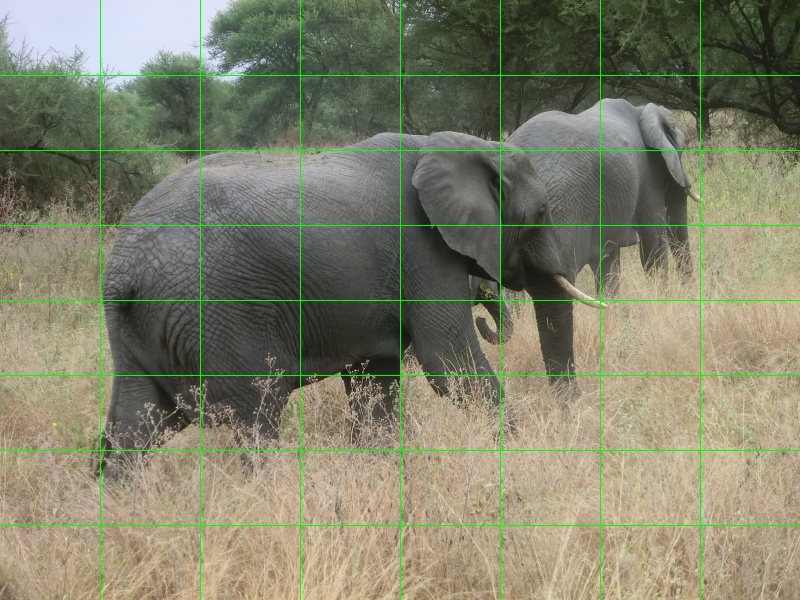
#> input picture resized_images/CIMG0060.JPG, 800 x 600 px
$ python -i final.py   (imports and definitions only)   (older library calls are emulated)
#> lines starting #> are read from the running program, lines starting #| are printed output that depends on the picture; after the words box and inside, x2 and y2 are one past the last pixel; in counts of white or black regions, pixels touching at a corner belong together
import os, csv, glob
from pathlib import Path
import numpy as np
import pandas as pd
import cv2

from skimage.feature import hog
from sklearn.preprocessing import StandardScaler
from sklearn.ensemble import RandomForestClassifier
from sklearn.metrics import classification_report, confusion_matrix
from sklearn.model_selection import train_test_split

import matplotlib.pyplot as plt
import seaborn as sns
from tqdm import tqdm

# -------------------
# CONFIG
# -------------------
IMG_W, IMG_H = 800, 600
GRID_W, GRID_H = 8, 8
CELL_W, CELL_H = IMG_W // GRID_W, IMG_H // GRID_H  # 100x75

DATA_DIR   = Path(".")
IMG_DIR    = DATA_DIR / "resized_images"        # folder with 800x600 images
LABEL_CSV  = DATA_DIR / "grid_overlaps.csv"     # columns: image_name, grid_indices
OUT_DIR    = DATA_DIR / "balanced_outputs"
# [1 line not run here, left out]

RANDOM_SEED = 42
POS_ONE_BASED = False   # set True if your CSV indices are 1..64 instead of 0..63

# -------------------
# HELPERS
# -------------------
# [39 lines left out: functions find_image_case_insensitive, read_labels_map, not called in this run]

# -------------------
# FEATURES (exactly as your model)
# -------------------
class BalancedFeatureExtractor:
    def __init__(self):
        self.cell_width  = CELL_W
        self.cell_height = CELL_H

    def split_into_grid(self, image_rgb):
        cells = []
        for row in range(GRID_H):
            for col in range(GRID_W):
                y1 = row * self.cell_height
                y2 = y1 + self.cell_height
                x1 = col * self.cell_width
                x2 = x1 + self.cell_width
                cell = image_rgb[y1:y2, x1:x2]
                cells.append(cell)
        return cells

    def extract_balanced_hog_features(self, cell_rgb):
        gray = cv2.cvtColor(cell_rgb, cv2.COLOR_RGB2GRAY)
        feat = hog(gray,
                   orientations=8,            # same as your code
                   pixels_per_cell=(16, 16),  # "
                   cells_per_block=(2, 2),    # "
                   block_norm='L2-Hys',
                   transform_sqrt=True,
                   feature_vector=True)
        return feat

    def extract_essential_color_features(self, cell_rgb, bins=16):
        feats = []
        hsv = cv2.cvtColor(cell_rgb, cv2.COLOR_RGB2HSV)
        for i in range(3):
            hist = cv2.calcHist([hsv], [i], None, [bins], [0, 256])
            hist = cv2.normalize(hist, hist).flatten()
            feats.extend(hist)
        h, s, v = cv2.split(hsv)
        feats.extend([np.mean(h), np.std(h),
                      np.mean(s), np.std(s),
                      np.mean(v), np.std(v)])
        rg = np.abs(cell_rgb[:, :, 0].astype(float) - cell_rgb[:, :, 1].astype(float))
        colorfulness = np.std(rg)
        feats.append(colorfulness)
        return np.array(feats, dtype=np.float32)

    def extract_key_edge_features(self, cell_rgb):
        gray = cv2.cvtColor(cell_rgb, cv2.COLOR_RGB2GRAY)
        edges = cv2.Canny(gray, 50, 150)
        edge_density = np.sum(edges > 0) / edges.size
        sobelx = cv2.Sobel(gray, cv2.CV_64F, 1, 0, ksize=3)
        sobely = cv2.Sobel(gray, cv2.CV_64F, 0, 1, ksize=3)
        gradient_strength = np.mean(np.sqrt(sobelx**2 + sobely**2))
        return np.array([edge_density, gradient_strength], dtype=np.float32)

    def extract_smart_background_features(self, cell_rgb):
        hsv = cv2.cvtColor(cell_rgb, cv2.COLOR_RGB2HSV)
        h, s, v = cv2.split(hsv)
        green_mask = ((h > 40) & (h < 80) & (s > 60) & (v > 50)).astype(float)
        blue_mask  = ((h > 100) & (h < 140) & (s > 40)).astype(float)
        return np.array([np.mean(green_mask), np.mean(blue_mask)], dtype=np.float32)

    def extract_balanced_features(self, cell_rgb):
        f_hog   = self.extract_balanced_hog_features(cell_rgb)
        f_color = self.extract_essential_color_features(cell_rgb)
        f_edge  = self.extract_key_edge_features(cell_rgb)
        f_back  = self.extract_smart_background_features(cell_rgb)
        return np.concatenate([f_hog, f_color, f_edge, f_back], axis=0)

    def process_image(self, image_path: Path):
#> called with image_path = 'resized_images/CIMG0060.JPG'
        img_bgr = cv2.imread(str(image_path), cv2.IMREAD_COLOR)
#> img_bgr is the input picture: shape (600, 800, 3); mean B, G, R 106.8, 129.2, 128.7
        if img_bgr is None:
            raise ValueError(f"Cannot read image: {image_path}")
        img_rgb = cv2.cvtColor(cv2.resize(img_bgr, (IMG_W, IMG_H)), cv2.COLOR_BGR2RGB)
        cells = self.split_into_grid(img_rgb)
#> after the loop in split_into_grid, `for row in range(GRID_H):`: cells = 64 items
#> cells = 64 items
        feats = [self.extract_balanced_features(c) for c in cells]
#> in extract_essential_color_features, `hsv = cv2.cvtColor(cell_rgb, cv2.COLOR_RGB2HSV)`: hsv: shape (75, 100, 3); mean H, S, V 105.5, 34.3, 226.2
#> after the loop in extract_essential_color_features, `for i in range(3):`: feats = 48 values, max 0.982 at index 47, min 0 at index 0, mean 0.0896
#> in extract_balanced_features, `f_color = self.extract_essential_color_features(cell_rgb)`: f_color = 55 values, max 226.2 at index 52, min 0 at index 0, mean 8.22
#> in extract_key_edge_features, `edges = cv2.Canny(gray, 50, 150)`:
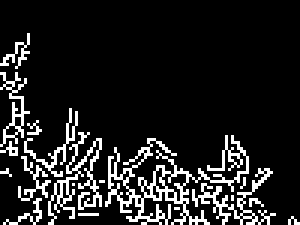
#> edges: shape (75, 100) (shown 3 times larger); 12.6% white in thin lines or dots, all inside (x1, y1, x2, y2) = (0, 11, 100, 75)
#> in extract_key_edge_features, `edge_density = np.sum(edges > 0) / edges.size`: edge_density = 0.126
#> in extract_key_edge_features, `gradient_strength = np.mean(np.sqrt(sobelx**2 + sobely**2))`: gradient_strength = 33.9
#> in extract_balanced_features, `f_edge  = self.extract_key_edge_features(cell_rgb)`: f_edge = [0.126, 33.9]
#> in extract_smart_background_features, `green_mask = ((h > 40) & (h < 80) & (s > 60) & (v > 50)).astype(float)`: green_mask: shape (75, 100) float64; values 0 (black) and 1 (white), 2.4% white; 3 white regions (2 under 20 px), largest, box (x1, y1, x2, y2) and area: (0, 73, 100, 75) 177
#> in extract_smart_background_features, `blue_mask  = ((h > 100) & (h < 140) & (s > 40)).astype(float)`: blue_mask: shape (75, 100) float64; values 0 (black) and 1 (white), 0.17% white in thin lines or dots, all inside (x1, y1, x2, y2) = (5, 15, 77, 66)
#> in extract_balanced_features, `f_back  = self.extract_smart_background_features(cell_rgb)`: f_back = [0.0239, 0.00173]
#> in extract_essential_color_features (call 2), `hsv = cv2.cvtColor(cell_rgb, cv2.COLOR_RGB2HSV)`: hsv: shape (75, 100, 3); mean H, S, V 103.7, 34.4, 232.4
#> the loop in extract_essential_color_features (call 2), `for i in range(3):` made 3 passes
#> hist on pass 1: [0, 0, 0, 632, 533, 211, 1024, 5100, 0, 0, 0, 0, 0, 0, 0, 0]
#> in extract_key_edge_features (call 2), `edges = cv2.Canny(gray, 50, 150)`: edges: shape (75, 100); 7.9% white in thin lines or dots
#> in extract_smart_background_features (call 2), `green_mask = ((h > 40) & (h < 80) & (s > 60) & (v > 50)).astype(float)`: green_mask: shape (75, 100) float64; values 0 (black) and 1 (white), 4.6% white; 6 white regions (5 under 20 px), largest, box (x1, y1, x2, y2) and area: (0, 0, 100, 75) 323
#> in extract_smart_background_features (call 2), `blue_mask  = ((h > 100) & (h < 140) & (s > 40)).astype(float)`: blue_mask: shape (75, 100) float64; values 0 (black) and 1 (white), 0.07% white in thin lines or dots, all inside (x1, y1, x2, y2) = (3, 68, 8, 73)
#> in extract_balanced_hog_features (call 3), `gray = cv2.cvtColor(cell_rgb, cv2.COLOR_RGB2GRAY)`:
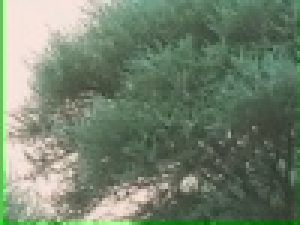
#> cell_rgb: shape (75, 100, 3) (shown 3 times larger); mean of channels 0, 1, 2 108.7, 129.5, 114.3; drawn as B, G, R
#> in extract_balanced_hog_features (call 3), `feat = hog(gray, orientations=8,            # same as your code pixels..`: feat = 480 values, max 0.26 at index 0, min 0.00985 at index 5, mean 0.17
#> call 3 of extract_essential_color_features, with bins = 16
#> in extract_essential_color_features (call 3), `hsv = cv2.cvtColor(cell_rgb, cv2.COLOR_RGB2HSV)`: hsv: shape (75, 100, 3); mean H, S, V 71.3, 50.1, 131.9
#> after the loop in extract_essential_color_features (call 3), `for i in range(3):`: feats = 48 values, max 0.847 at index 3, min 0 at index 0, mean 0.136
#> in extract_essential_color_features (call 3), `h, s, v = cv2.split(hsv)`:
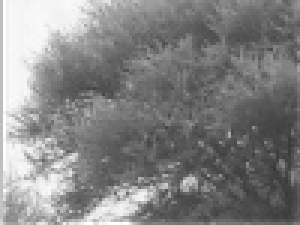
#> v: shape (75, 100) (shown 3 times larger); min 54, max 255, mean 131.9
#> in extract_essential_color_features (call 3), `colorfulness = np.std(rg)`: colorfulness = 16.5
#> in extract_key_edge_features (call 3), `edges = cv2.Canny(gray, 50, 150)`: edges: shape (75, 100); 27.5% white in thin lines or dots
#> in extract_smart_background_features (call 3), `green_mask = ((h > 40) & (h < 80) & (s > 60) & (v > 50)).astype(float)`: green_mask: shape (75, 100) float64; values 0 (black) and 1 (white), 20.1% white; 51 white regions (48 under 20 px), largest, box (x1, y1, x2, y2) and area: (0, 0, 100, 75) 1224, (42, 31, 59, 50) 104, (40, 0, 54, 10) 65
#> in extract_smart_background_features (call 3), `blue_mask  = ((h > 100) & (h < 140) & (s > 40)).astype(float)`: blue_mask: shape (75, 100) float64; values 0 (black) and 1 (white), 0.92% white in thin lines or dots, all inside (x1, y1, x2, y2) = (3, 43, 54, 73)
#> in extract_balanced_hog_features (call 4), `gray = cv2.cvtColor(cell_rgb, cv2.COLOR_RGB2GRAY)`:
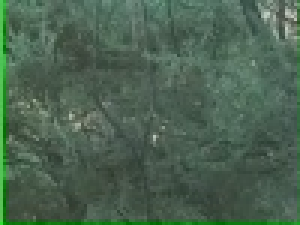
#> cell_rgb: shape (75, 100, 3) (shown 3 times larger); mean of channels 0, 1, 2 80.6, 98.7, 74.7; drawn as B, G, R
#> in extract_balanced_hog_features (call 4), `feat = hog(gray, orientations=8,            # same as your code pixels..`: feat = 480 values, max 0.27 at index 136, min 0.0643 at index 345, mean 0.172
#> call 4 of extract_essential_color_features, with bins = 16
#> in extract_essential_color_features (call 4), `hsv = cv2.cvtColor(cell_rgb, cv2.COLOR_RGB2HSV)`: hsv: shape (75, 100, 3); mean H, S, V 52.3, 60.5, 98.7
#> the loop in extract_essential_color_features (call 4), `for i in range(3):` made 3 passes
#> hist on pass 1: [0, 0, 1252, 6059, 188, 1, 0, 0, 0, 0, 0, 0, 0, 0, 0, 0]
#> after the loop in extract_essential_color_features (call 4), `for i in range(3):`: feats = 48 values, max 0.979 at index 3, min 0 at index 0, mean 0.101
#> in extract_essential_color_features (call 4), `h, s, v = cv2.split(hsv)`:
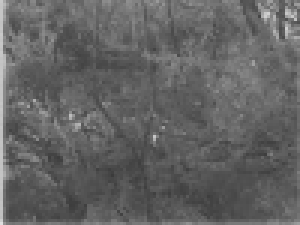
#> v: shape (75, 100) (shown 3 times larger); min 59, max 222, mean 98.7
#> in extract_essential_color_features (call 4), `colorfulness = np.std(rg)`: colorfulness = 17.51
#> in extract_key_edge_features (call 4), `edges = cv2.Canny(gray, 50, 150)`: edges: shape (75, 100); 18.1% white in thin lines or dots
#> in extract_key_edge_features (call 4), `edge_density = np.sum(edges > 0) / edges.size`: edge_density = 0.181
#> in extract_key_edge_features (call 4), `sobely = cv2.Sobel(gray, cv2.CV_64F, 0, 1, ksize=3)`:
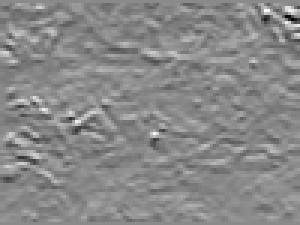
#> sobely: shape (75, 100) float64 (shown 3 times larger); min -326, max 275, mean -3.3; drawn with min black and max white
#> in extract_key_edge_features (call 4), `gradient_strength = np.mean(np.sqrt(sobelx**2 + sobely**2))`: gradient_strength = 52.88
#> in extract_smart_background_features (call 4), `green_mask = ((h > 40) & (h < 80) & (s > 60) & (v > 50)).astype(float)`:
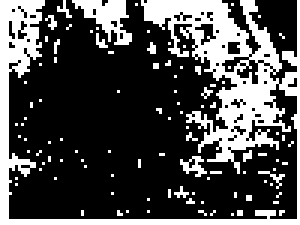
#> green_mask: shape (75, 100) float64 (shown 3 times larger); values 0 (black) and 1 (white), 29.7% white; 101 white regions (98 under 20 px), largest, box (x1, y1, x2, y2) and area: (0, 0, 100, 75) 1824, (24, 0, 44, 15) 142, (60, 52, 69, 59) 30
#> feats = 64 items
        return np.vstack(feats)  # (64, D)

# -------------------
# DATASET BUILD (split by IMAGE)
# -------------------
# [178 lines left out: functions build_dataset, stack_by_names, find_balanced_threshold, save_marked_test_images, main, not called in this run]

# [2 lines not run here, left out]

>>> result = BalancedFeatureExtractor().process_image('resized_images/CIMG0060.JPG')

$ run again, on resized_images/CIMG0101.JPG
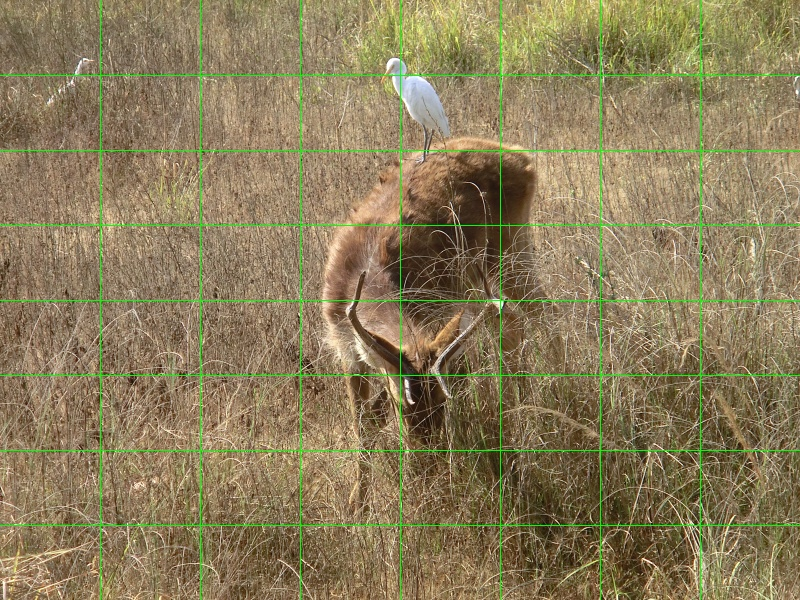
#> input picture resized_images/CIMG0101.JPG, 800 x 600 px
#> in process_image, img_bgr is the input picture: shape (600, 800, 3); mean B, G, R 89.9, 125.3, 138.7
#> after the loop in split_into_grid, `for row in range(GRID_H):`: cells = 64 items
#> hsv: shape (75, 100, 3); mean H, S, V 20.3, 82.7, 131.3
#> the loop in extract_essential_color_features, `for i in range(3):` made 3 passes
#> hist on pass 1: [337, 6865, 190, 106, 0, 0, 0, 0, 0, 0, 1, 1, 0, 0, 0, 0]
#> after the loop in extract_essential_color_features, `for i in range(3):`: feats = 48 values, max 0.998 at index 1, min 0 at index 4, mean 0.103
#> f_color = 55 values, max 131.3 at index 52, min 0 at index 4, mean 5.35
#> in extract_key_edge_features, `edges = cv2.Canny(gray, 50, 150)`:
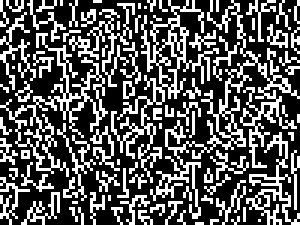
#> edges: shape (75, 100) (shown 3 times larger); 34.3% white in thin lines or dots
#> edge_density = 0.343
#> gradient_strength = 80.91
#> f_edge = [0.343, 80.91]
#> green_mask: shape (75, 100) float64; values 0 (black) and 1 (white), 2.1% white in thin lines or dots
#> blue_mask: shape (75, 100) float64; every value is 0
#> f_back = [0.0208, 0]
#> hsv: shape (75, 100, 3); mean H, S, V 20.7, 82.7, 138.9
#> the loop in extract_essential_color_features (call 2), `for i in range(3):` made 3 passes
#> hist on pass 1: [226, 6782, 244, 248, 0, 0, 0, 0, 0, 0, 0, 0, 0, 0, 0, 0]
#> edges: shape (75, 100); 35.6% white in thin lines or dots
#> green_mask: shape (75, 100) float64; values 0 (black) and 1 (white), 4.2% white; 3 white regions (2 under 20 px), largest, box (x1, y1, x2, y2) and area: (0, 0, 100, 75) 305
#> hsv: shape (75, 100, 3); mean H, S, V 21.7, 82.8, 149
#> edges: shape (75, 100); 36.7% white in thin lines or dots
#> green_mask: shape (75, 100) float64; values 0 (black) and 1 (white), 3.7% white; 5 white regions (4 under 20 px), largest, box (x1, y1, x2, y2) and area: (0, 0, 100, 75) 264
#> hsv: shape (75, 100, 3); mean H, S, V 26.1, 90.4, 162.6
#> edges: shape (75, 100); 36.9% white in thin lines or dots
#> green_mask: shape (75, 100) float64; values 0 (black) and 1 (white), 3.8% white; 4 white regions (3 under 20 px), largest, box (x1, y1, x2, y2) and area: (0, 0, 100, 75) 280
#> blue_mask: shape (75, 100) float64; values 0 (black) and 1 (white), 0.04% white in thin lines or dots, all inside (x1, y1, x2, y2) = (97, 71, 99, 73)
#> in extract_balanced_hog_features (call 5), `gray = cv2.cvtColor(cell_rgb, cv2.COLOR_RGB2GRAY)`:
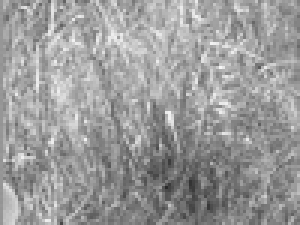
#> gray: shape (75, 100) (shown 3 times larger); min 42, max 246, mean 154.8
#> feat = 480 values, max 0.231 at index 0, min 0.0566 at index 99, mean 0.172
#> in process_image, `feats = [self.extract_balanced_features(c) for c in cells]`: feats = 64 items

$ run again, on resized_images/CIMG0103~2.JPG
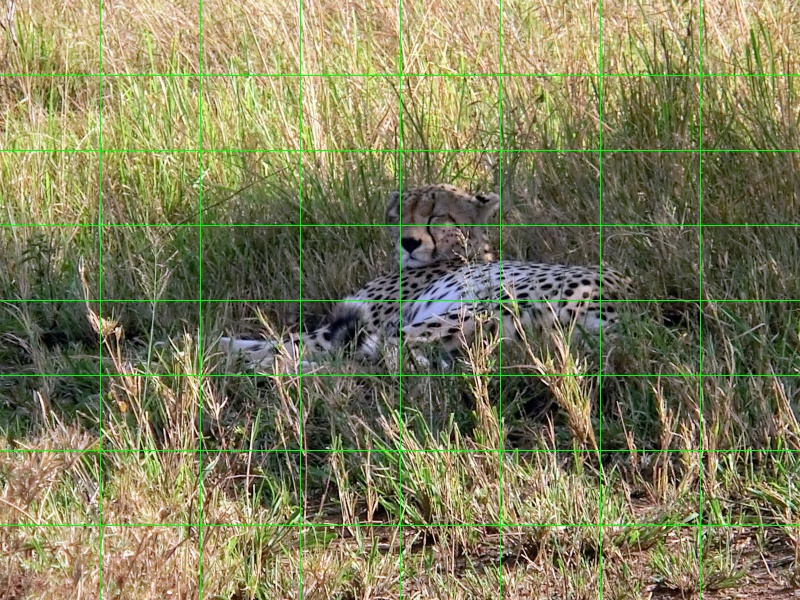
#> input picture resized_images/CIMG0103~2.JPG, 800 x 600 px
#> in process_image, img_bgr is the input picture: shape (600, 800, 3); mean B, G, R 91.2, 126.8, 127.9
#> after the loop in split_into_grid, `for row in range(GRID_H):`: cells = 64 items
#> hsv: shape (75, 100, 3); mean H, S, V 24.2, 96, 192
#> the loop in extract_essential_color_features, `for i in range(3):` made 3 passes
#> hist on pass 1: [327, 6362, 692, 98, 0, 0, 0, 0, 0, 0, 12, 9, 0, 0, 0, 0]
#> after the loop in extract_essential_color_features, `for i in range(3):`: feats = 48 values, max 0.993 at index 1, min 0 at index 4, mean 0.13
#> f_color = 55 values, max 192 at index 52, min 0 at index 4, mean 7.31
#> in extract_key_edge_features, `edges = cv2.Canny(gray, 50, 150)`:
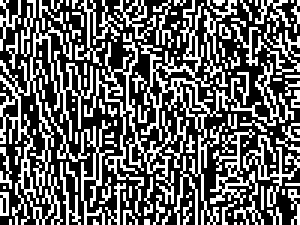
#> edges: shape (75, 100) (shown 3 times larger); 38.2% white in thin lines or dots
#> edge_density = 0.382
#> gradient_strength = 135.9
#> f_edge = [0.382, 135.9]
#> green_mask: shape (75, 100) float64; values 0 (black) and 1 (white), 1.4% white in thin lines or dots, all inside (x1, y1, x2, y2) = (0, 73, 100, 75)
#> blue_mask: shape (75, 100) float64; every value is 0
#> f_back = [0.0144, 0]
#> hsv: shape (75, 100, 3); mean H, S, V 21.5, 85.1, 204.4
#> the loop in extract_essential_color_features (call 2), `for i in range(3):` made 3 passes
#> hist on pass 1: [1046, 5641, 567, 246, 0, 0, 0, 0, 0, 0, 0, 0, 0, 0, 0, 0]
#> edges: shape (75, 100); 38.4% white in thin lines or dots
#> green_mask: shape (75, 100) float64; values 0 (black) and 1 (white), 3.7% white; 1 white region, box (x1, y1, x2, y2) and area: (0, 0, 100, 75) 281
#> hsv: shape (75, 100, 3); mean H, S, V 23.2, 84.7, 203.1
#> edges: shape (75, 100); 38.4% white in thin lines or dots
#> green_mask: shape (75, 100) float64; values 0 (black) and 1 (white), 3.9% white; 5 white regions (4 under 20 px), largest, box (x1, y1, x2, y2) and area: (0, 0, 100, 75) 279
#> hsv: shape (75, 100, 3); mean H, S, V 23.1, 88, 205.3
#> edges: shape (75, 100); 39% white in thin lines or dots
#> green_mask: shape (75, 100) float64; values 0 (black) and 1 (white), 4.1% white; 3 white regions (2 under 20 px), largest, box (x1, y1, x2, y2) and area: (0, 0, 100, 75) 309
#> in extract_balanced_hog_features (call 5), `gray = cv2.cvtColor(cell_rgb, cv2.COLOR_RGB2GRAY)`:
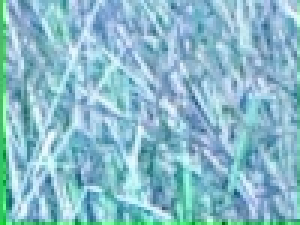
#> cell_rgb: shape (75, 100, 3) (shown 3 times larger); mean of channels 0, 1, 2 202.6, 187.4, 136.5; drawn as B, G, R
#> feat = 480 values, max 0.255 at index 262, min 0.0365 at index 106, mean 0.164
#> in process_image, `feats = [self.extract_balanced_features(c) for c in cells]`: feats = 64 items

$ run again, on resized_images/CIMG0152.JPG
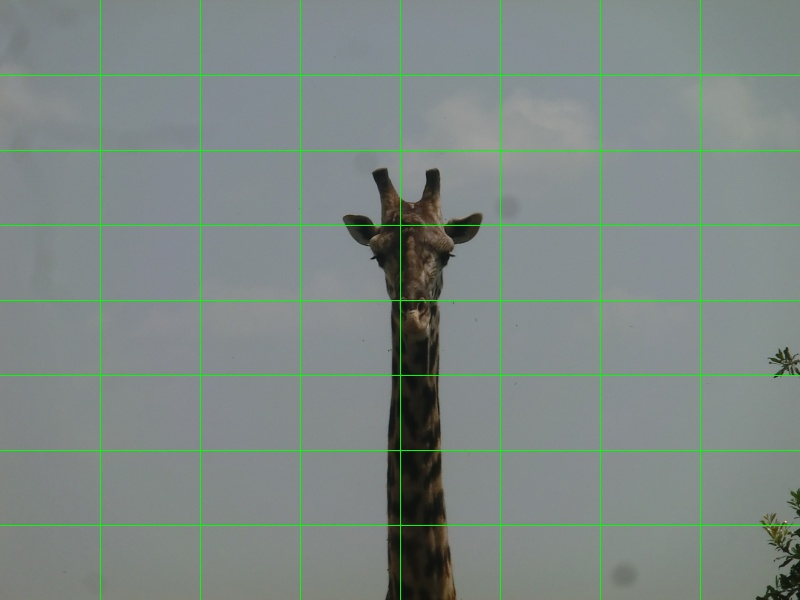
#> input picture resized_images/CIMG0152.JPG, 800 x 600 px
#> in process_image, img_bgr is the input picture: shape (600, 800, 3); mean B, G, R 131.5, 136.2, 124.7
#> after the loop in split_into_grid, `for row in range(GRID_H):`: cells = 64 items
#> hsv: shape (75, 100, 3); mean H, S, V 94.9, 21.9, 134.7
#> the loop in extract_essential_color_features, `for i in range(3):` made 3 passes
#> hist on passes 1 to 3: [0, 0, 0, 131, 179, 2602, 4579, 9, 0, 0, 0, 0, 0, 0, 0, 0], [913, 6314, 0, 47, 125, 0, 1, 0, 39, 60, 1, 0, 0, 0, 0, 0], [0, 0, 0, 0, 0, 0, 0, 479, 6744, 176, 74, 27, 0, 0, 0, 0]
#> after the loop in extract_essential_color_features, `for i in range(3):`: feats = 48 values, max 0.997 at index 40, min 0 at index 0, mean 0.0772
#> f_color = 55 values, max 134.7 at index 52, min 0 at index 0, mean 5.4
#> edges: shape (75, 100); every value is 0
#> edge_density = 0
#> gradient_strength = 4.33
#> f_edge = [0, 4.33]
#> green_mask: shape (75, 100) float64; values 0 (black) and 1 (white), 3.2% white; 1 white region, box (x1, y1, x2, y2) and area: (0, 0, 100, 75) 239
#> blue_mask: shape (75, 100) float64; every value is 0
#> f_back = [0.0319, 0]
#> hsv: shape (75, 100, 3); mean H, S, V 93.2, 27, 141.3
#> the loop in extract_essential_color_features (call 2), `for i in range(3):` made 3 passes
#> hist on passes 1 to 3: [0, 0, 0, 246, 246, 5327, 1678, 3, 0, 0, 0, 0, 0, 0, 0, 0], [89, 6918, 1, 11, 231, 0, 2, 2, 84, 157, 3, 0, 1, 1, 0, 0], [0, 0, 0, 0, 0, 0, 0, 0, 6733, 517, 79, 155, 15, 1, 0, 0]
#> green_mask: shape (75, 100) float64; values 0 (black) and 1 (white), 6.5% white; 1 white region, box (x1, y1, x2, y2) and area: (0, 0, 100, 75) 490
#> hsv: shape (75, 100, 3); mean H, S, V 96.5, 28.7, 144.7
#> green_mask: shape (75, 100) float64; values 0 (black) and 1 (white), 6.3% white; 2 white regions, box (x1, y1, x2, y2) and area: (0, 0, 100, 75) 404, (99, 0, 100, 72) 72
#> hsv: shape (75, 100, 3); mean H, S, V 99.5, 30.1, 146.9
#> in extract_key_edge_features (call 4), `sobely = cv2.Sobel(gray, cv2.CV_64F, 0, 1, ksize=3)`:
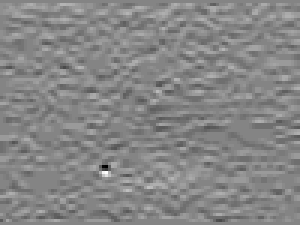
#> sobely: shape (75, 100) float64 (shown 3 times larger); min -25, max 23, mean 0.3; drawn with min black and max white
#> gradient_strength = 3.87
#> green_mask: shape (75, 100) float64; values 0 (black) and 1 (white), 6.5% white; 1 white region, box (x1, y1, x2, y2) and area: (0, 0, 100, 75) 487
#> hsv: shape (75, 100, 3); mean H, S, V 98.2, 29.2, 147.7
#> in process_image, `feats = [self.extract_balanced_features(c) for c in cells]`: feats = 64 items
